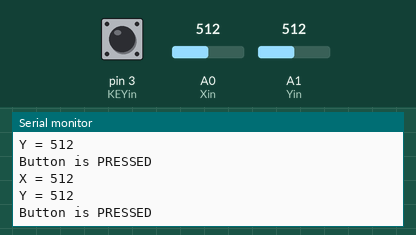
Bench run of a sketch on a simulated Arduino Uno, built with avr-gcc and run on an emulated ATmega328P. Parts: the last lines printed to the serial monitor. Inputs (shaded band) come from the test bench; at power-on: pin 3 (KEYin) LOW, A0 (Xin) = 512, A1 (Yin) = 512.

Above: at 1.3 s.
1.4 s: pin 3 (KEYin) pulled HIGH for 0.6 s
At 1.82 s:
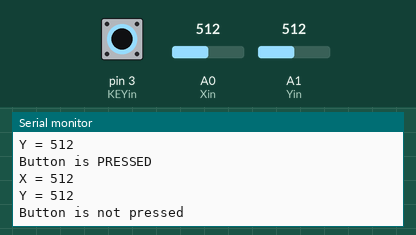
3.5 s: A0 (Xin) set to 716
At 3.82 s:
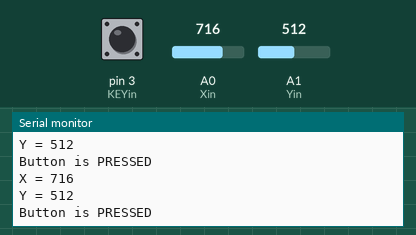
5.0 s: A1 (Yin) set to 716
At 5.32 s:
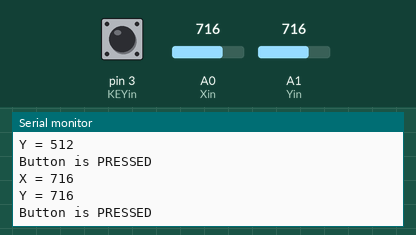
6.5 s: A0 (Xin) set to 900
At 6.83 s:
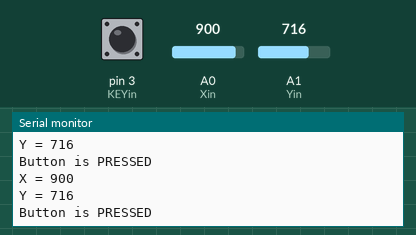
8.0 s: A1 (Yin) set to 900
At 8.33 s:
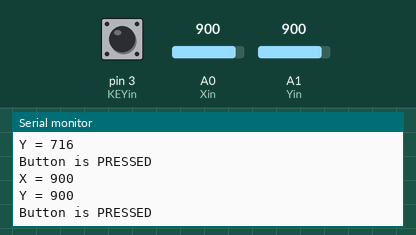
Timing chart, 0 to 10.5 s (numbered marks = the images above; inputs shaded):
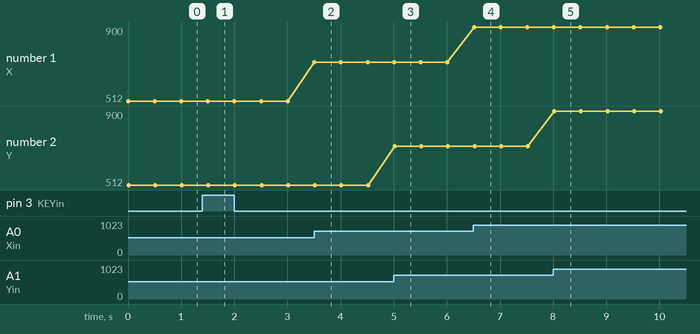

The sketch:

ELC7014.ino
```cpp
int Xin= A0; // X Input Pin
int Yin = A1; // Y Input Pin
int KEYin = 3; // Push Button
void setup ()
{
 pinMode (KEYin, INPUT);
 Serial.begin (9600);
}
void loop ()
{
 int xVal, yVal, buttonVal;

 xVal = analogRead (Xin);
 yVal = analogRead (Yin);
 buttonVal = digitalRead (KEYin);

 Serial.print("X = ");
 Serial.println (xVal, DEC);
 Serial.print ("Y = ");
 Serial.println (yVal, DEC);

 Serial.print("Button is ");
 if (buttonVal == HIGH){
 Serial.println ("not pressed");
 }
 else{
 Serial.println ("PRESSED");
 }

 delay (500);
}
```

Measured:
- after the input at 1.4 s, the serial monitor: prints a new line after 0.12 s (image 1)
- after the input at 3.5 s, the serial monitor: prints a new line at once (image 2)
- after the input at 5.0 s, the serial monitor: prints a new line at once (image 3)
- after the input at 6.5 s, the serial monitor: prints a new line at once (image 4)
- after the input at 8.0 s, the serial monitor: prints a new line at once (image 5)
- plotted number 1: 512 → 716 after the input at 3.5 s, 716 → 900 after the input at 6.5 s
